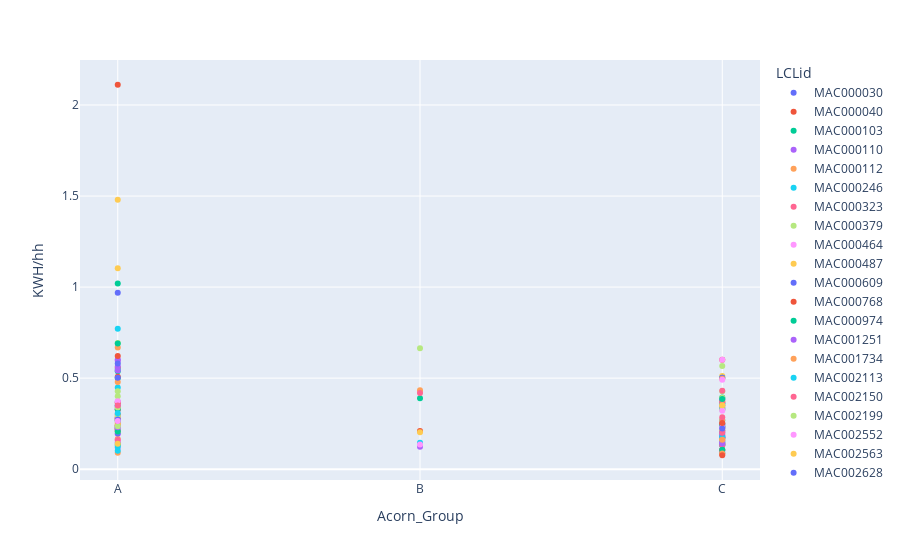

Notebook code for this chart:
### Code cell
# x and y given as DataFrame columns
import plotly.express as px
# iris is a pandas DataFrame
fig = px.scatter(cat1, x="Acorn_Group", y="KWH/hh", hover_data= ['LCLid'], color='LCLid',category_orders={"Acorn_Group": ['A','B','C','D','E','F','G','H','I','J','K','L','M', 'N','O','P','Q']})
fig.show()
